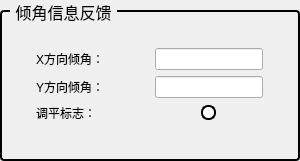
     <widget class="QGroupBox" name="groupBox_20">
      <property name="sizePolicy">
       <sizepolicy hsizetype="Maximum" vsizetype="Maximum">
        <horstretch>0</horstretch>
        <verstretch>0</verstretch>
       </sizepolicy>
      </property>
      <property name="minimumSize">
       <size>
        <width>300</width>
        <height>161</height>
       </size>
      </property>
      <property name="maximumSize">
       <size>
        <width>300</width>
        <height>16777215</height>
       </size>
      </property>
      <property name="font">
       <font>
        <family>等线</family>
        <pointsize>12</pointsize>
       </font>
      </property>
      <property name="styleSheet">
       <string notr="true">QGroupBox {
    border: 2px solid #000000; /* 2px宽的黑色边框，可根据需要调整粗细和颜色 */
    border-radius: 4px; /* 可选：添加边框圆角 */
    margin-top: 10px; /* 为标题留出空间 */
}
QGroupBox::title {
    subcontrol-origin: margin;
    subcontrol-position: top left; /* 标题位置 */
    left: 10px; /* 标题左侧间距 */
    padding: 0 3px 0 3px; /* 标题文字周围留白 */
}</string>
      </property>
      <property name="title">
       <string>倾角信息反馈</string>
      </property>
      <layout class="QVBoxLayout" name="verticalLayout_25">
       <item>
        <layout class="QGridLayout" name="gridLayout_23">
         <item row="1" column="0" alignment="Qt::AlignLeft">
          <widget class="QLabel" name="label_341">
           <property name="sizePolicy">
            <sizepolicy hsizetype="Preferred" vsizetype="Preferred">
             <horstretch>0</horstretch>
             <verstretch>0</verstretch>
            </sizepolicy>
           </property>
           <property name="minimumSize">
            <size>
             <width>80</width>
             <height>0</height>
            </size>
           </property>
           <property name="maximumSize">
            <size>
             <width>80</width>
             <height>16777215</height>
            </size>
           </property>
           <property name="text">
            <string>Y方向倾角：</string>
           </property>
          </widget>
         </item>
         <item row="2" column="1">
          <layout class="QHBoxLayout" name="horizontalLayout_125">
           <item>
            <widget class="QLabel" name="lbl_SymbolAll">
             <property name="sizePolicy">
              <sizepolicy hsizetype="Maximum" vsizetype="Maximum">
               <horstretch>0</horstretch>
               <verstretch>0</verstretch>
              </sizepolicy>
             </property>
             <property name="maximumSize">
              <size>
               <width>15</width>
               <height>15</height>
              </size>
             </property>
             <property name="styleSheet">
              <string notr="true">border-radius: 7px; border: 2px solid black;background-color: white;</string>
             </property>
             <property name="text">
              <string/>
             </property>
            </widget>
           </item>
          </layout>
         </item>
         <item row="0" column="0" alignment="Qt::AlignLeft">
          <widget class="QLabel" name="label_342">
           <property name="sizePolicy">
            <sizepolicy hsizetype="Preferred" vsizetype="Preferred">
             <horstretch>0</horstretch>
             <verstretch>0</verstretch>
            </sizepolicy>
           </property>
           <property name="minimumSize">
            <size>
             <width>80</width>
             <height>0</height>
            </size>
           </property>
           <property name="maximumSize">
            <size>
             <width>50</width>
             <height>16777215</height>
            </size>
           </property>
           <property name="text">
            <string>X方向倾角：</string>
           </property>
          </widget>
         </item>
         <item row="0" column="1">
          <widget class="QLineEdit" name="AngleX">
           <property name="sizePolicy">
            <sizepolicy hsizetype="Preferred" vsizetype="Fixed">
             <horstretch>0</horstretch>
             <verstretch>0</verstretch>
            </sizepolicy>
           </property>
           <property name="maximumSize">
            <size>
             <width>150</width>
             <height>16777215</height>
            </size>
           </property>
          </widget>
         </item>
         <item row="2" column="0">
          <widget class="QLabel" name="label_331">
           <property name="sizePolicy">
            <sizepolicy hsizetype="Preferred" vsizetype="Maximum">
             <horstretch>0</horstretch>
             <verstretch>0</verstretch>
            </sizepolicy>
           </property>
           <property name="maximumSize">
            <size>
             <width>90</width>
             <height>16777215</height>
            </size>
           </property>
           <property name="text">
            <string>调平标志：</string>
           </property>
          </widget>
         </item>
         <item row="1" column="1">
          <widget class="QLineEdit" name="AngleY">
           <property name="sizePolicy">
            <sizepolicy hsizetype="Preferred" vsizetype="Fixed">
             <horstretch>0</horstretch>
             <verstretch>0</verstretch>
            </sizepolicy>
           </property>
           <property name="maximumSize">
            <size>
             <width>150</width>
             <height>16777215</height>
            </size>
           </property>
          </widget>
         </item>
        </layout>
       </item>
      </layout>
     </widget>
